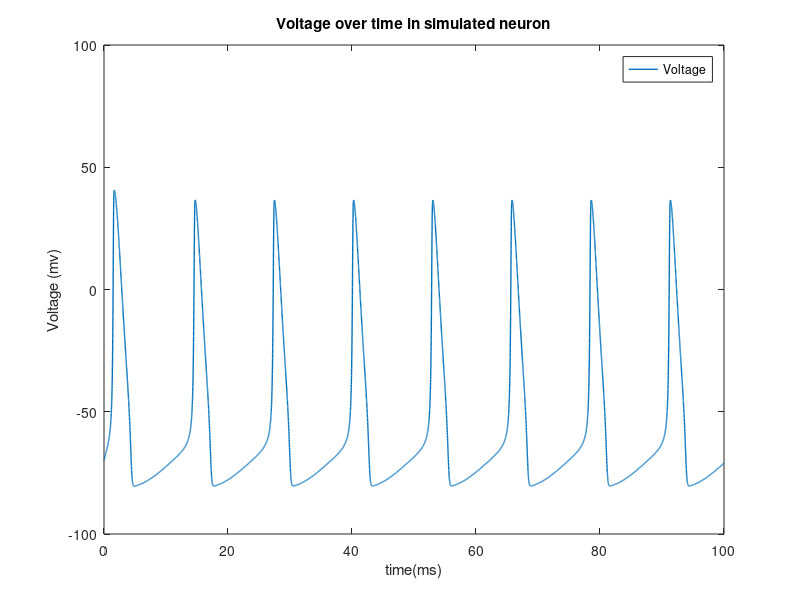
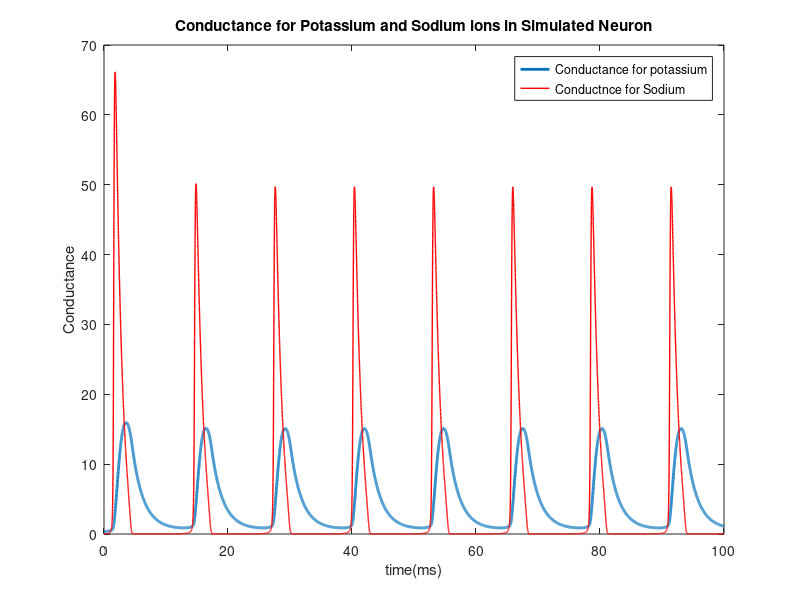
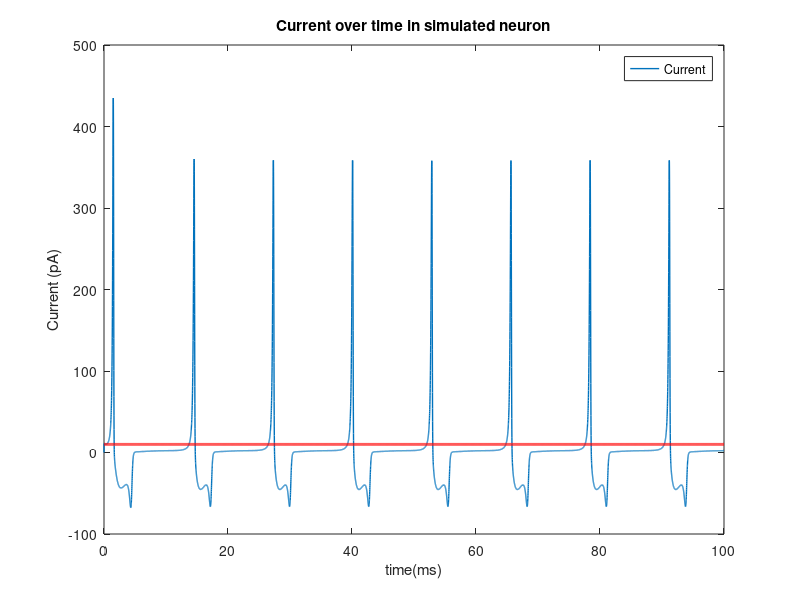
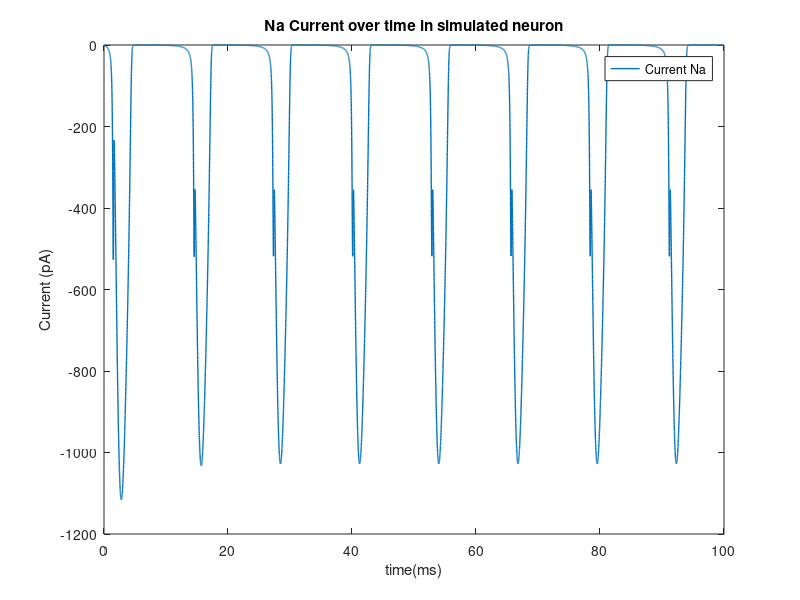

Reproduce these figures in MATLAB, in order.
clear all; clc; close all

%%   Stimulation time 
stimulationTime = 100; %in ms
deltaT= 0.01;
t=0:deltaT:stimulationTime;


%   Specify the external current
changeTimes = [0]; % in ms
currentLevels = [10]; %change this to see effect of different currents on nA (suggested values: 3,20,50,1000)

%Set externally applied current across time 
%Here, first 500 timesteps are at current of 50, next 1500 timesteps at
%current zero (resets resting potential of neuron), and the rest of 
%timesteps are at constan current 
%I(1:600) = currentLevels; I(601:2000)= 0; I(2001:numel(t)) = currentLevels;
%comment out the above line and uncomment the line below for constant current, and observe effects on voltage timecurse
I(1:numel(t)) = currentLevels;
%I(1:3040)= -80; I(3041:15340)=-100; I(15340:25340)=((700/500).*t(15340:25340))-(7869/25); I(25341:numel(t))=-80;
%I(1:3040)= -80; I(3041:15340)=-100; 
figure
plot(t,I)
%%   Constant parameters
%All of these can be found in table 3 art: Hodking Huxley 1952
gbar_K=36; gbar_Na=220; g_L=0.3;
E_K=-12; E_Na = 115; E_L=10.6; %%%%%%<-----   REVISAR 
C=1;

%%   Set the initial states 
V=0; %baseline voltage 
alpha_n = 0.01*((10-V)/(exp((10-V)/10)-1)); %equation 12
beta_n = 0.125*exp(-V/80); %Equation 13
alpha_m = 0.1*((25-V)/(exp((25-V)/10)-1)); %equation 20
beta_m = 4*exp(-V/18); %Equation 21
alpha_h = 0.07*exp(-V/20); %Equation 23
beta_h = 1/(exp((30-V)/10)+1); %Equation 24 

n(1) = alpha_n/(alpha_n+beta_n); %equation 9
m(1) = alpha_m/(alpha_m+beta_m); %equation 18
h(1) = alpha_h/(alpha_h+beta_h); %equation 18


for  i=1:numel(t)-1 %Compute coefficients, currents, and derivates at each time 
    
    %   Calculate the coefficients 
    %Equations here are same as above, just calculating at each time step
    alpha_n(i) = 0.01*((10-V(i))/(exp((10-V(i))/10)-1));
    beta_n(i) = 0.125*exp(-V(i)/80);
    alpha_m(i) = 0.1*((25-V(i))/(exp((25-V(i))/10)-1));
    beta_m(i) = 4*exp(-V(i)/18);
    alpha_h(i) = 0.07*exp(-V(i)/20);
    beta_h(i) = 1/(exp((30-V(i))/10)+1);
    
    
    %   Calculate the currrents
    I_Na = (m(i)^3)*gbar_Na*h(i)*(V(i)-E_Na); %equations 3 and 14
    I_Na2(i+1) = (m(i)^3)*gbar_Na*h(i)*(V(i)-E_Na); 
    I_K = (n(i)^4)*gbar_K*(V(i)-E_K);%Equations 4 and 6
    I_K2(i+1) = (n(i)^4)*gbar_K*(V(i)-E_K);
    I_L = g_L*(V(i)-E_L); %Equations 5
    I_ion = I(i)-I_K-I_Na-I_L;
    I_ion2(i+1) = I(i)-I_K-I_Na-I_L;
    
    
    %   Calculate the derivates usion Euler first order approximation,    States open-close 
    V(i+1) = V(i) + deltaT*I_ion/C;
    n(i+1) = n(i) + deltaT*(alpha_n(i)*(1-n(i)) - beta_n(i)*n(i)); %Equation 7
    m(i+1) = m(i) + deltaT*(alpha_m(i)*(1-m(i)) - beta_m(i)*m(i)); %Equation 15
    h(i+1) = h(i) + deltaT*(alpha_h(i)*(1-h(i)) - beta_h(i)*h(i)); %Equation 16
    
end 


V = V-70; %Set restng potential to -70mV

%%   Plot Voltage
plot(t,V,'LineWidth',1)
hold on
legend({'Voltage'})
ylabel('Voltage (mv)')
xlabel ('time(ms)')
title('Voltage over time in simulated neuron')


%%   Plot conductance 
figure
p1 = plot(t,gbar_K*n.^4,'LineWidth',2);
hold on
p2 = plot(t,gbar_Na*(m.^3).*h,'r','LineWidth',1);
legend([p1, p2],'Conductance for potassium','Conductnce for Sodium')
ylabel('Conductance')
xlabel('time(ms)')
title('Conductance for Potassium and Sodium ions in Simulated Neuron')

%%   Plot total  current  
figure
plot(t,I_ion2,'LineWidth',1)
hold on
plot(t,I, 'r','LineWidth',2)
legend({'Current'})
ylabel('Current (pA)')
xlabel ('time(ms)')
title('Current over time in simulated neuron')

%   Plot  Na current  
figure
plot(t,I_Na2,'LineWidth',1)
hold on
legend({'Current Na'})
ylabel('Current (pA)')
xlabel ('time(ms)')
title('Na Current over time in simulated neuron')

%   Plot  K current  
figure
plot(t,I_K2,'LineWidth',1)
hold on
legend({'Current K'})
ylabel('Current (pA)')
xlabel ('time(ms)')
title('Na Current over time in simulated neuron')

%%   Plot constants  
figure
p1 = plot( alpha_n,'LineWidth',2);
hold on
p2 = plot(beta_n,'r','LineWidth',1);
legend([p1, p2],'Alpha_n','Beta_n')
ylabel('Rate constant')
xlabel('time(ms)')
title('Rate constant for K')

figure
p1 = plot( alpha_m,'LineWidth',2);
hold on
p2 = plot(beta_m,'r','LineWidth',1);
legend([p1, p2],'Alpha_m','Beta_m')
ylabel('Rate constant')
xlabel('time(ms)')
title('Rate constant for Na')


figure
p1 = plot( alpha_h,'LineWidth',2);
hold on
p2 = plot(beta_h,'r','LineWidth',1);
legend([p1, p2],'Alpha_h','Beta_h')
ylabel('Rate constant')
xlabel('time(ms)')
title('Rate constant for Na')

%% plot states
figure 
p1 = plot(t, n,'.');
hold on 
p2 = plot(t, m,'o');
p3 = plot(t, h,'s');
title('n(.), m(o), h(s)')
ylabel('State probability')
xlabel('time(ms)')








